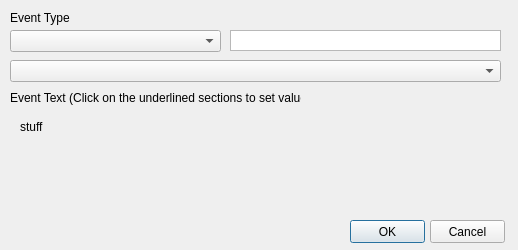
<?xml version="1.0" encoding="UTF-8"?>
<ui version="4.0">
 <class>add_event</class>
 <widget class="QDialog" name="add_event">
  <property name="geometry">
   <rect>
    <x>0</x>
    <y>0</y>
    <width>518</width>
    <height>250</height>
   </rect>
  </property>
  <property name="windowTitle">
   <string>Add New Event</string>
  </property>
  <widget class="QLabel" name="label">
   <property name="geometry">
    <rect>
     <x>10</x>
     <y>10</y>
     <width>101</width>
     <height>16</height>
    </rect>
   </property>
   <property name="text">
    <string>Event Type</string>
   </property>
  </widget>
  <widget class="QLabel" name="label_2">
   <property name="geometry">
    <rect>
     <x>10</x>
     <y>90</y>
     <width>291</width>
     <height>16</height>
    </rect>
   </property>
   <property name="text">
    <string>Event Text (Click on the underlined sections to set values)</string>
   </property>
  </widget>
  <widget class="QLabel" name="clickableSetEventSection">
   <property name="geometry">
    <rect>
     <x>20</x>
     <y>120</y>
     <width>471</width>
     <height>81</height>
    </rect>
   </property>
   <property name="text">
    <string>stuff</string>
   </property>
   <property name="alignment">
    <set>Qt::AlignLeading|Qt::AlignLeft|Qt::AlignTop</set>
   </property>
  </widget>
  <widget class="QPushButton" name="okButton">
   <property name="geometry">
    <rect>
     <x>350</x>
     <y>220</y>
     <width>75</width>
     <height>23</height>
    </rect>
   </property>
   <property name="text">
    <string>OK</string>
   </property>
  </widget>
  <widget class="QPushButton" name="cancelButton">
   <property name="geometry">
    <rect>
     <x>430</x>
     <y>220</y>
     <width>75</width>
     <height>23</height>
    </rect>
   </property>
   <property name="text">
    <string>Cancel</string>
   </property>
  </widget>
  <widget class="QComboBox" name="eventTypeComboBoxClasses">
   <property name="geometry">
    <rect>
     <x>10</x>
     <y>30</y>
     <width>211</width>
     <height>22</height>
    </rect>
   </property>
  </widget>
  <widget class="QPlainTextEdit" name="textEditSearch">
   <property name="geometry">
    <rect>
     <x>230</x>
     <y>30</y>
     <width>271</width>
     <height>21</height>
    </rect>
   </property>
   <property name="frameShape">
    <enum>QFrame::StyledPanel</enum>
   </property>
   <property name="verticalScrollBarPolicy">
    <enum>Qt::ScrollBarAlwaysOff</enum>
   </property>
  </widget>
  <widget class="QComboBox" name="eventListBox">
   <property name="geometry">
    <rect>
     <x>10</x>
     <y>60</y>
     <width>491</width>
     <height>22</height>
    </rect>
   </property>
  </widget>
 </widget>
 <layoutdefault spacing="6" margin="11"/>
 <resources/>
 <connections/>
</ui>
